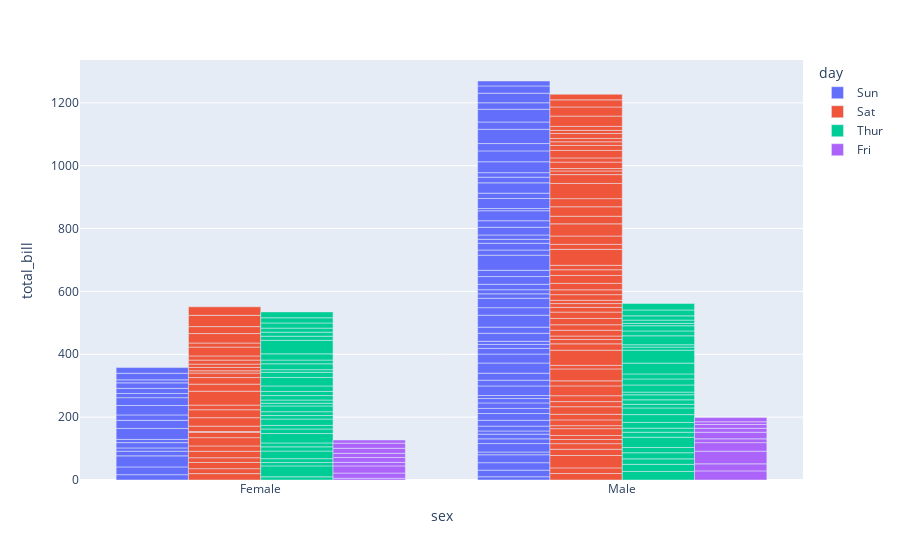

The notebook cell this image was saved under:
### Code cell
fig1 = px.bar(df, x="sex", y="total_bill", 
                 color="day", barmode="group",
             height=100)
fig1.show()

### Figure 1 — Plotly figure (JSON) as saved in the notebook; plotly's stock layout.template omitted (floating-point values rounded to 4 significant figures)
{"data": [{"alignmentgroup": "True", "hovertemplate": "day=Sun<br>sex=%{x}<br>total_bill=%{y}<extra></extra>", "legendgroup": "Sun", "marker": {"color": "#636efa"}, "name": "Sun", "offsetgroup": "Sun", "orientation": "v", "showlegend": true, "textposition": "auto", "type": "bar", "x": ["Female", "Male", "Male", "Male", "Female", "Male", "Male", "Male", "Male", "Male", "Male", "Female", "Male", "Male", "Female", "Male", "Female", "Male", "Female", "Male", "Male", "Male", "Male", "Male", "Male", "Male", "Male", "Male", "Male", "Female", "Female", "Male", "Male", "Male", "Male", "Male", "Female", "Female", "Male", "Male", "Male", "Male", "Male", "Male", "Female", "Male", "Female", "Female", "Male", "Male", "Male", "Female", "Male", "Female", "Male", "Male", "Male", "Male", "Male", "Male", "Male", "Male", "Male", "Female", "Male", "Male", "Male", "Male", "Male", "Male", "Male", "Female", "Male", "Female", "Male", "Male"], "xaxis": "x", "y": [16.99, 10.34, 21.01, 23.68, 24.59, 25.29, 8.77, 26.88, 15.04, 14.78, 10.27, 35.26, 15.42, 18.43, 14.83, 21.58, 10.33, 16.29, 16.97, 17.46, 13.94, 9.68, 30.4, 18.29, 22.23, 32.4, 28.55, 18.04, 12.54, 10.29, 34.81, 9.94, 25.56, 19.49, 38.07, 23.95, 25.71, 17.31, 29.93, 14.07, 13.13, 17.26, 24.55, 19.77, 29.85, 48.17, 25, 13.39, 16.49, 21.5, 12.66, 16.21, 13.81, 17.51, 24.52, 20.76, 31.71, 7.25, 31.85, 16.82, 32.9, 17.89, 14.48, 9.6, 34.63, 34.65, 23.33, 45.35, 23.17, 40.55, 20.69, 20.9, 30.46, 18.15, 23.1, 15.69], "yaxis": "y"}, {"alignmentgroup": "True", "hovertemplate": "day=Sat<br>sex=%{x}<br>total_bill=%{y}<extra></extra>", "legendgroup": "Sat", "marker": {"color": "#EF553B"}, "name": "Sat", "offsetgroup": "Sat", "orientation": "v", "showlegend": true, "textposition": "auto", "type": "bar", "x": ["Male", "Male", "Female", "Female", "Male", "Male", "Male", "Male", "Male", "Male", "Female", "Male", "Male", "Female", "Female", "Male", "Male", "Male", "Female", "Male", "Male", "Male", "Male", "Female", "Male", "Male", "Male", "Male", "Male", "Male", "Male", "Male", "Female", "Female", "Male", "Male", "Male", "Female", "Female", "Female", "Female", "Male", "Male", "Female", "Female", "Female", "Male", "Male", "Male", "Male", "Female", "Male", "Female", "Female", "Female", "Male", "Male", "Male", "Male", "Male", "Female", "Male", "Male", "Male", "Female", "Female", "Female", "Male", "Male", "Male", "Female", "Male", "Male", "Female", "Male", "Male", "Male", "Male", "Male", "Male", "Male", "Male", "Female", "Male", "Female", "Male", "Male"], "xaxis": "x", "y": [20.65, 17.92, 20.29, 15.77, 39.42, 19.82, 17.81, 13.37, 12.69, 21.7, 19.65, 9.55, 18.35, 15.06, 20.69, 17.78, 24.06, 16.31, 16.93, 18.69, 31.27, 16.04, 38.01, 26.41, 11.24, 48.27, 20.29, 13.81, 11.02, 18.29, 17.59, 20.08, 16.45, 3.07, 20.23, 15.01, 12.02, 17.07, 26.86, 25.28, 14.73, 10.51, 17.92, 44.3, 22.42, 20.92, 15.36, 20.49, 25.21, 18.24, 14.31, 14, 7.25, 10.59, 10.63, 50.81, 15.81, 26.59, 38.73, 24.27, 12.76, 30.06, 25.89, 48.33, 13.27, 28.17, 12.9, 28.15, 11.59, 7.74, 30.14, 20.45, 13.28, 22.12, 24.01, 15.69, 11.61, 10.77, 15.53, 10.07, 12.6, 32.83, 35.83, 29.03, 27.18, 22.67, 17.82], "yaxis": "y"}, {"alignmentgroup": "True", "hovertemplate": "day=Thur<br>sex=%{x}<br>total_bill=%{y}<extra></extra>", "legendgroup": "Thur", "marker": {"color": "#00cc96"}, "name": "Thur", "offsetgroup": "Thur", "orientation": "v", "showlegend": true, "textposition": "auto", "type": "bar", "x": ["Male", "Male", "Male", "Male", "Male", "Female", "Male", "Male", "Female", "Male", "Male", "Male", "Male", "Female", "Female", "Female", "Male", "Female", "Male", "Male", "Female", "Female", "Male", "Female", "Female", "Male", "Male", "Female", "Female", "Female", "Female", "Female", "Female", "Female", "Male", "Female", "Female", "Male", "Male", "Female", "Female", "Female", "Female", "Female", "Male", "Male", "Female", "Male", "Male", "Male", "Male", "Male", "Female", "Female", "Male", "Male", "Female", "Female", "Female", "Male", "Female", "Female"], "xaxis": "x", "y": [27.2, 22.76, 17.29, 19.44, 16.66, 10.07, 32.68, 15.98, 34.83, 13.03, 18.28, 24.71, 21.16, 10.65, 12.43, 24.08, 11.69, 13.42, 14.26, 15.95, 12.48, 29.8, 8.52, 14.52, 11.38, 22.82, 19.08, 20.27, 11.17, 12.26, 18.26, 8.51, 10.33, 14.15, 16, 13.16, 17.47, 34.3, 41.19, 27.05, 16.43, 8.35, 18.64, 11.87, 9.78, 7.51, 19.81, 28.44, 15.48, 16.58, 7.56, 10.34, 43.11, 13, 13.51, 18.71, 12.74, 13, 16.4, 20.53, 16.47, 18.78], "yaxis": "y"}, {"alignmentgroup": "True", "hovertemplate": "day=Fri<br>sex=%{x}<br>total_bill=%{y}<extra></extra>", "legendgroup": "Fri", "marker": {"color": "#ab63fa"}, "name": "Fri", "offsetgroup": "Fri", "orientation": "v", "showlegend": true, "textposition": "auto", "type": "bar", "x": ["Male", "Male", "Female", "Female", "Female", "Male", "Male", "Male", "Male", "Male", "Female", "Female", "Male", "Female", "Male", "Female", "Male", "Female", "Female"], "xaxis": "x", "y": [28.97, 22.49, 5.75, 16.32, 22.75, 40.17, 27.28, 12.03, 21.01, 12.46, 11.35, 15.38, 12.16, 13.42, 8.58, 15.98, 13.42, 16.27, 10.09], "yaxis": "y"}], "layout": {"autosize": true, "barmode": "group", "legend": {"title": {"text": "day"}, "tracegroupgap": 0}, "margin": {"t": 60}, "xaxis": {"anchor": "y", "autorange": true, "domain": [0, 1], "range": [-0.5, 1.5], "title": {"text": "sex"}, "type": "category"}, "yaxis": {"anchor": "x", "autorange": true, "domain": [0, 1], "range": [0, 1336.0], "title": {"text": "total_bill"}, "type": "linear"}}}
